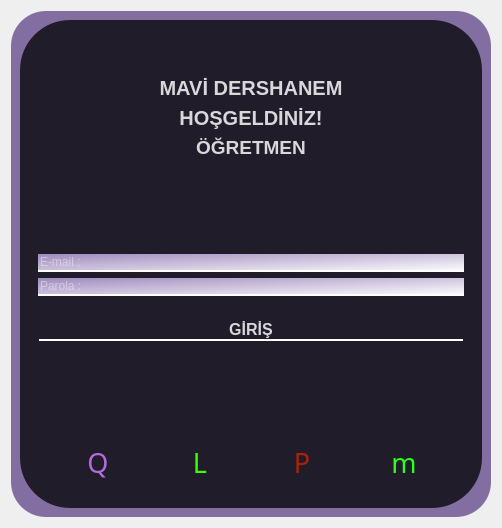
<?xml version="1.0" encoding="UTF-8"?>
<ui version="4.0">
 <class>Form</class>
 <widget class="QWidget" name="Form">
  <property name="geometry">
   <rect>
    <x>0</x>
    <y>0</y>
    <width>502</width>
    <height>528</height>
   </rect>
  </property>
  <property name="windowTitle">
   <string>Form</string>
  </property>
  <layout class="QVBoxLayout" name="verticalLayout">
   <item>
    <widget class="QFrame" name="frame">
     <property name="styleSheet">
      <string notr="true">
border-radius:35px;
background-color: qconicalgradient(cx:0.483051, cy:0.489, angle:0, stop:0 rgba(114, 90, 150, 221));

</string>
     </property>
     <property name="frameShape">
      <enum>QFrame::StyledPanel</enum>
     </property>
     <property name="frameShadow">
      <enum>QFrame::Raised</enum>
     </property>
     <layout class="QVBoxLayout" name="verticalLayout_2">
      <item>
       <widget class="QFrame" name="frame_2">
        <property name="styleSheet">
         <string notr="true">background-color:rgba(0,0,0,190);
border-radius:50px;
</string>
        </property>
        <property name="frameShape">
         <enum>QFrame::StyledPanel</enum>
        </property>
        <property name="frameShadow">
         <enum>QFrame::Raised</enum>
        </property>
        <layout class="QVBoxLayout" name="verticalLayout_6">
         <item>
          <widget class="QFrame" name="frame_3">
           <property name="styleSheet">
            <string notr="true">background-color: qradialgradient(spread:pad, cx:0.5, cy:0.5, radius:0.5, fx:0.5, fy:0.5, stop:0 rgba(252, 128, 128, 0));</string>
           </property>
           <property name="frameShape">
            <enum>QFrame::StyledPanel</enum>
           </property>
           <property name="frameShadow">
            <enum>QFrame::Raised</enum>
           </property>
           <layout class="QVBoxLayout" name="verticalLayout_3">
            <item alignment="Qt::AlignRight|Qt::AlignTop">
             <widget class="QPushButton" name="pushButton">
              <property name="text">
               <string/>
              </property>
              <property name="icon">
               <iconset>
                <normaloff>:/img/Hopstarter-Sleek-Xp-Basic-Close.ico</normaloff>:/img/Hopstarter-Sleek-Xp-Basic-Close.ico</iconset>
              </property>
              <property name="iconSize">
               <size>
                <width>25</width>
                <height>25</height>
               </size>
              </property>
             </widget>
            </item>
           </layout>
          </widget>
         </item>
         <item>
          <widget class="QFrame" name="frame_4">
           <property name="sizePolicy">
            <sizepolicy hsizetype="Preferred" vsizetype="Expanding">
             <horstretch>0</horstretch>
             <verstretch>0</verstretch>
            </sizepolicy>
           </property>
           <property name="styleSheet">
            <string notr="true">background-color: qradialgradient(spread:pad, cx:0.5, cy:0.5, radius:0.5, fx:0.5, fy:0.5, stop:0 rgba(252, 128, 128, 0));</string>
           </property>
           <property name="frameShape">
            <enum>QFrame::StyledPanel</enum>
           </property>
           <property name="frameShadow">
            <enum>QFrame::Raised</enum>
           </property>
           <layout class="QVBoxLayout" name="verticalLayout_4">
            <item>
             <widget class="QLabel" name="mavi_dershanem">
              <property name="sizePolicy">
               <sizepolicy hsizetype="Preferred" vsizetype="Preferred">
                <horstretch>0</horstretch>
                <verstretch>0</verstretch>
               </sizepolicy>
              </property>
              <property name="font">
               <font>
                <family>MS Shell Dlg 2</family>
                <pointsize>15</pointsize>
                <weight>75</weight>
                <bold>true</bold>
               </font>
              </property>
              <property name="layoutDirection">
               <enum>Qt::LeftToRight</enum>
              </property>
              <property name="styleSheet">
               <string notr="true">color:rgba(255,255,255,210);
background-color: qradialgradient(spread:pad, cx:0.5, cy:0.5, radius:0.5, fx:0.5, fy:0.5, stop:0 rgba(252, 128, 128, 0));</string>
              </property>
              <property name="text">
               <string>MAVİ DERSHANEM</string>
              </property>
              <property name="alignment">
               <set>Qt::AlignCenter</set>
              </property>
              <property name="margin">
               <number>10</number>
              </property>
             </widget>
            </item>
            <item>
             <widget class="QLabel" name="hosgeldiniz">
              <property name="font">
               <font>
                <family>MS Shell Dlg 2</family>
                <pointsize>15</pointsize>
                <weight>75</weight>
                <bold>true</bold>
               </font>
              </property>
              <property name="layoutDirection">
               <enum>Qt::LeftToRight</enum>
              </property>
              <property name="styleSheet">
               <string notr="true">color:rgba(255,255,255,210);</string>
              </property>
              <property name="text">
               <string>HOŞGELDİNİZ!</string>
              </property>
              <property name="alignment">
               <set>Qt::AlignCenter</set>
              </property>
              <property name="margin">
               <number>10</number>
              </property>
             </widget>
            </item>
            <item>
             <widget class="QLabel" name="label">
              <property name="font">
               <font>
                <pointsize>14</pointsize>
                <weight>75</weight>
                <bold>true</bold>
               </font>
              </property>
              <property name="focusPolicy">
               <enum>Qt::NoFocus</enum>
              </property>
              <property name="layoutDirection">
               <enum>Qt::LeftToRight</enum>
              </property>
              <property name="styleSheet">
               <string notr="true">
color:rgba(255, 255, 255, 210);

</string>
              </property>
              <property name="frameShape">
               <enum>QFrame::NoFrame</enum>
              </property>
              <property name="frameShadow">
               <enum>QFrame::Plain</enum>
              </property>
              <property name="text">
               <string>ÖĞRETMEN</string>
              </property>
              <property name="textFormat">
               <enum>Qt::PlainText</enum>
              </property>
              <property name="alignment">
               <set>Qt::AlignCenter</set>
              </property>
             </widget>
            </item>
            <item>
             <spacer name="verticalSpacer">
              <property name="orientation">
               <enum>Qt::Vertical</enum>
              </property>
              <property name="sizeHint" stdset="0">
               <size>
                <width>20</width>
                <height>40</height>
               </size>
              </property>
             </spacer>
            </item>
            <item>
             <widget class="QLineEdit" name="email">
              <property name="styleSheet">
               <string notr="true">#email{
	background-color: qlineargradient(spread:pad, x1:0, y1:0, x2:1, y2:1, stop:0 rgba(196, 171, 232, 198), stop:1 rgba(255, 255, 255, 255));
   border-bottom:2px solid rgba(255,255,255,255);
	color:rgba(255, 255, 255, 210);
	border-radius:10px;
  
}
#email:hover{	
	background-color: qlineargradient(spread:pad, x1:0, y1:0.505682, x2:1, y2:0.477, stop:0 rgba(114, 90, 150, 221), stop:1 rgba(105, 118, 132, 226));
}
#email:pressed{	
	padding-left:5px;
	padding-top:5px;
	background-color:rgba(105, 118, 132, 200);
}</string>
              </property>
              <property name="placeholderText">
               <string>E-mail :</string>
              </property>
             </widget>
            </item>
            <item>
             <widget class="QLineEdit" name="parola">
              <property name="styleSheet">
               <string notr="true">#parola{	
	background-color: qlineargradient(spread:pad, x1:0, y1:0, x2:1, y2:1, stop:0 rgba(196, 171, 232, 198), stop:1 rgba(255, 255, 255, 255));
   border-bottom:2px solid rgba(255,255,255,255);
	color:rgba(255, 255, 255, 210);
	border-radius:10px;
  
}
#parola:hover{	
	background-color: qlineargradient(spread:pad, x1:0, y1:0.505682, x2:1, y2:0.477, stop:0 rgba(114, 90, 150, 221), stop:1 rgba(105, 118, 132, 226));
}
#parola:pressed{	
	padding-left:5px;
	padding-top:5px;
	background-color:rgba(105, 118, 132, 200);
}</string>
              </property>
              <property name="text">
               <string/>
              </property>
              <property name="echoMode">
               <enum>QLineEdit::Password</enum>
              </property>
              <property name="placeholderText">
               <string>Parola :</string>
              </property>
             </widget>
            </item>
            <item>
             <widget class="QFrame" name="frame_6">
              <property name="frameShape">
               <enum>QFrame::StyledPanel</enum>
              </property>
              <property name="frameShadow">
               <enum>QFrame::Raised</enum>
              </property>
             </widget>
            </item>
            <item>
             <widget class="QFrame" name="frame_7">
              <property name="frameShape">
               <enum>QFrame::StyledPanel</enum>
              </property>
              <property name="frameShadow">
               <enum>QFrame::Raised</enum>
              </property>
             </widget>
            </item>
            <item>
             <widget class="QFrame" name="frame_8">
              <property name="frameShape">
               <enum>QFrame::StyledPanel</enum>
              </property>
              <property name="frameShadow">
               <enum>QFrame::Raised</enum>
              </property>
             </widget>
            </item>
            <item>
             <widget class="QPushButton" name="giris_butonu">
              <property name="font">
               <font>
                <pointsize>12</pointsize>
                <weight>75</weight>
                <bold>true</bold>
               </font>
              </property>
              <property name="styleSheet">
               <string notr="true">#giris_butonu{	
   border-bottom:2px solid rgba(255,255,255,255);
	color:rgba(255, 255, 255, 210);
	border-radius:1px;
  
}


#giris_butonu:pressed{	
	padding-left:5px;
	padding-top:5px;
	background-color:rgba(105, 118, 132, 200);
}</string>
              </property>
              <property name="text">
               <string>GİRİŞ</string>
              </property>
             </widget>
            </item>
            <item>
             <spacer name="verticalSpacer_2">
              <property name="orientation">
               <enum>Qt::Vertical</enum>
              </property>
              <property name="sizeHint" stdset="0">
               <size>
                <width>20</width>
                <height>40</height>
               </size>
              </property>
             </spacer>
            </item>
            <item>
             <widget class="QFrame" name="frame_5">
              <property name="styleSheet">
               <string notr="true">background-color: qradialgradient(spread:pad, cx:0.5, cy:0.5, radius:0.5, fx:0.5, fy:0.5, stop:0 rgba(252, 128, 128, 0));</string>
              </property>
              <property name="frameShape">
               <enum>QFrame::StyledPanel</enum>
              </property>
              <property name="frameShadow">
               <enum>QFrame::Raised</enum>
              </property>
              <layout class="QVBoxLayout" name="verticalLayout_5">
               <item>
                <layout class="QHBoxLayout" name="horizontalLayout_2">
                 <property name="spacing">
                  <number>0</number>
                 </property>
                 <item>
                  <widget class="QPushButton" name="i_icon">
                   <property name="font">
                    <font>
                     <family>Social Media Circled</family>
                     <pointsize>20</pointsize>
                    </font>
                   </property>
                   <property name="styleSheet">
                    <string notr="true">color: rgb(181, 107, 223);
border-radius:12px;
</string>
                   </property>
                   <property name="text">
                    <string>Q</string>
                   </property>
                  </widget>
                 </item>
                 <item>
                  <widget class="QPushButton" name="w_icon">
                   <property name="font">
                    <font>
                     <family>Social Media Circled</family>
                     <pointsize>20</pointsize>
                    </font>
                   </property>
                   <property name="styleSheet">
                    <string notr="true">color: rgb(60, 255, 1);
border-radius:12px;</string>
                   </property>
                   <property name="text">
                    <string>L</string>
                   </property>
                  </widget>
                 </item>
                 <item>
                  <widget class="QPushButton" name="y_icon">
                   <property name="font">
                    <font>
                     <family>Social Media Circled</family>
                     <pointsize>20</pointsize>
                    </font>
                   </property>
                   <property name="styleSheet">
                    <string notr="true">color: rgb(170, 35, 8);
border-radius:12px;</string>
                   </property>
                   <property name="text">
                    <string>P</string>
                   </property>
                  </widget>
                 </item>
                 <item>
                  <widget class="QPushButton" name="t_icon">
                   <property name="font">
                    <font>
                     <family>Social Media Circled</family>
                     <pointsize>20</pointsize>
                    </font>
                   </property>
                   <property name="styleSheet">
                    <string notr="true">color: rgb(43, 255, 28);
border-radius: 12px;</string>
                   </property>
                   <property name="text">
                    <string>m</string>
                   </property>
                  </widget>
                 </item>
                </layout>
               </item>
              </layout>
             </widget>
            </item>
           </layout>
          </widget>
         </item>
        </layout>
       </widget>
      </item>
     </layout>
    </widget>
   </item>
  </layout>
 </widget>
 <resources>
  <include location="d.qrc"/>
 </resources>
 <connections/>
</ui>
